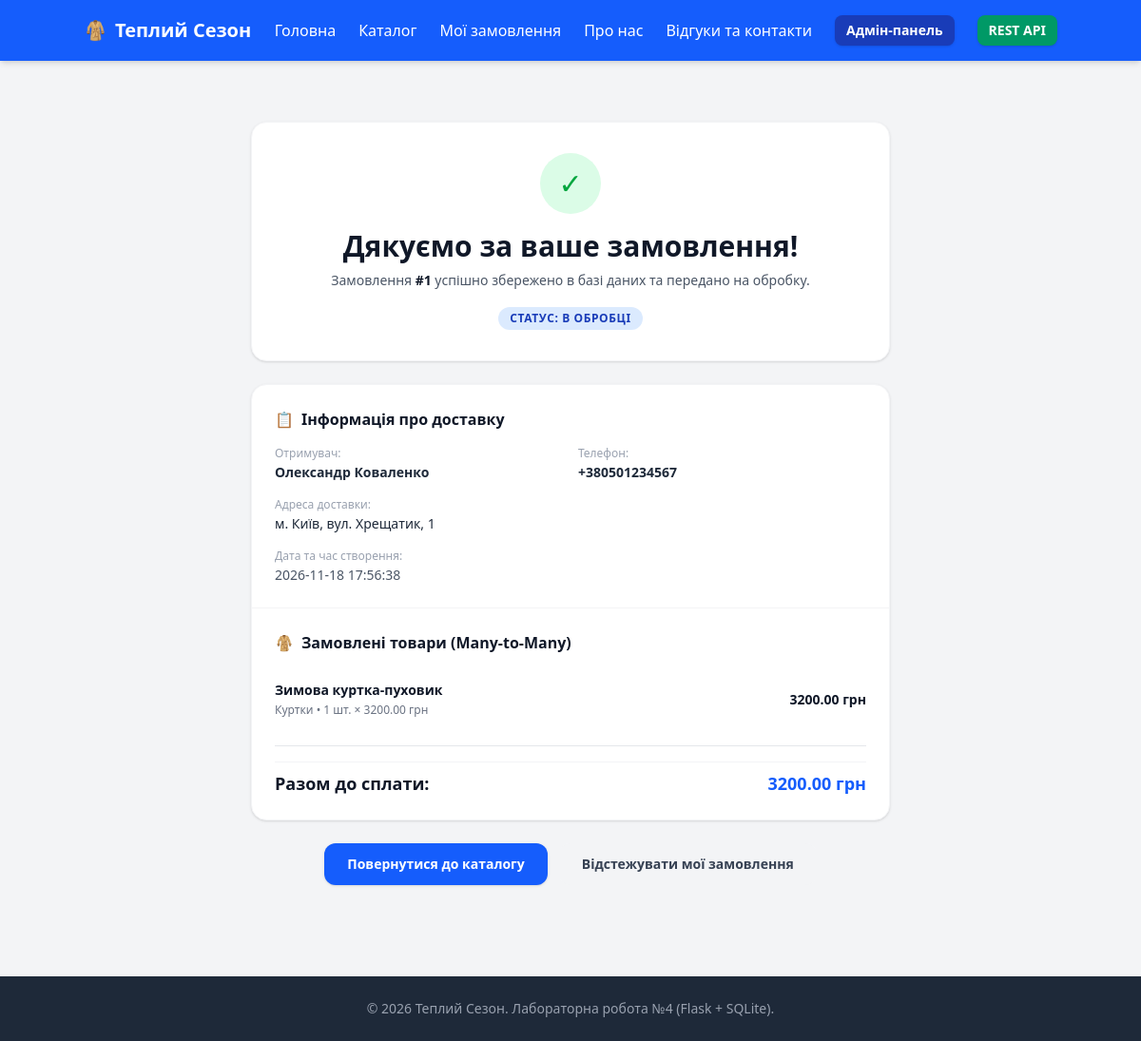
The page /order/success/1 on the database its author committed.
### tables this page shows
CREATE TABLE orders (
                id INTEGER PRIMARY KEY AUTOINCREMENT,
                customer_id INTEGER,
                customer_name TEXT NOT NULL,
                customer_phone TEXT NOT NULL,
                customer_address TEXT NOT NULL,
                status TEXT NOT NULL DEFAULT 'Нове',
                total_price REAL NOT NULL,
                coupon_code TEXT,
                discount_amount REAL DEFAULT 0,
                created_at TIMESTAMP DEFAULT CURRENT_TIMESTAMP,
                FOREIGN KEY (customer_id) REFERENCES customers(id) ON DELETE SET NULL
            );

CREATE TABLE order_items (
                id INTEGER PRIMARY KEY AUTOINCREMENT,
                order_id INTEGER NOT NULL,
                product_id INTEGER NOT NULL,
                quantity INTEGER NOT NULL DEFAULT 1,
                price REAL NOT NULL,
                FOREIGN KEY (order_id) REFERENCES orders(id) ON DELETE CASCADE,
                FOREIGN KEY (product_id) REFERENCES products(id) ON DELETE CASCADE
            );

CREATE TABLE products (
                id INTEGER PRIMARY KEY AUTOINCREMENT,
                name TEXT NOT NULL,
                category TEXT NOT NULL,
                price REAL NOT NULL,
                description TEXT,
                created_at TIMESTAMP DEFAULT CURRENT_TIMESTAMP
            );

### routes/shop.py (the view)
@shop_bp.route('/order/success/<int:order_id>')
def order_success(order_id):
    order, items = models.get_order_details(order_id)
    if not order:
        flash('Замовлення не знайдено.', 'error')
        return redirect(url_for('shop_bp.shop'))
    return render_template('order_success.html', order=order, items=items)

### models.py (called while the page is built)
def get_db():
    if 'db' not in g:
        g.db = sqlite3.connect(
            current_app.config['DATABASE'],
            detect_types=sqlite3.PARSE_DECLTYPES
        )
        g.db.row_factory = sqlite3.Row
        g.db.execute('PRAGMA foreign_keys = ON;')
    return g.db

def get_order_details(order_id):
    db = get_db()
    order = db.execute('SELECT * FROM orders WHERE id = ?;', (order_id,)).fetchone()
    if not order:
        return None, []
    items = db.execute('''
        SELECT oi.*, p.name AS product_name, p.category AS product_category
        FROM order_items oi
        JOIN products p ON oi.product_id = p.id
        WHERE oi.order_id = ?;
    ''', (order_id,)).fetchall()
    return order, items

### templates/order_success.html (shortened to what this page needs)
{% extends "base.html" %}
{% block content %}
<div class="max-w-2xl mx-auto py-8">
    <div class="bg-white rounded-2xl shadow-sm border border-gray-100 p-8 text-center mb-6">
        <div class="w-16 h-16 bg-green-100 text-green-600 rounded-full flex items-center justify-center text-3xl mx-auto mb-4">
            ✓
        </div>
        <h1 class="text-2xl md:text-3xl font-extrabold text-gray-900 mb-2">Дякуємо за ваше замовлення!</h1>
        <p class="text-gray-600 text-sm mb-4">
            Замовлення <span class="font-bold text-gray-900">#{{ order.id }}</span> успішно збережено в базі даних та передано на обробку.
        </p>
        <span class="inline-block bg-blue-100 text-blue-800 text-xs font-bold px-3 py-1 rounded-full uppercase tracking-wider">
            Статус: {{ order.status }}
        </span>
    </div>
    <div class="bg-white rounded-2xl shadow-sm border border-gray-100 overflow-hidden mb-6">
        <div class="p-6 border-b border-gray-100">
            <h2 class="text-base font-bold text-gray-900 mb-4 flex items-center gap-2">
                <span>📋</span> Інформація про доставку
            </h2>
            <div class="grid grid-cols-1 sm:grid-cols-2 gap-4 text-sm">
                <div>
                    <span class="text-xs text-gray-400 block mb-0.5">Отримувач:</span>
                    <span class="font-semibold text-gray-800">{{ order.customer_name }}</span>
                </div>
                <div>
                    <span class="text-xs text-gray-400 block mb-0.5">Телефон:</span>
                    <span class="font-semibold text-gray-800">{{ order.customer_phone }}</span>
                </div>
                <div class="sm:col-span-2">
                    <span class="text-xs text-gray-400 block mb-0.5">Адреса доставки:</span>
                    <span class="font-medium text-gray-800">{{ order.customer_address }}</span>
                </div>
                <div>
                    <span class="text-xs text-gray-400 block mb-0.5">Дата та час створення:</span>
                    <span class="text-gray-600">{{ order.created_at }}</span>
                </div>
            </div>
        </div>
        <div class="p-6">
            <h2 class="text-base font-bold text-gray-900 mb-4 flex items-center gap-2">
                <span>🧥</span> Замовлені товари (Many-to-Many)
            </h2>
            <div class="divide-y divide-gray-100">
                {% for item in items %}
                <div class="py-3 flex justify-between items-center text-sm">
                    <div>
                        <span class="font-bold text-gray-900 block">{{ item.product_name }}</span>
                        <span class="text-xs text-gray-500">{{ item.product_category }} &bull; {{ item.quantity }} шт. &times; {{ "%.2f"|format(item.price) }} грн</span>
                    </div>
                    <span class="font-semibold text-gray-900">
                        {{ "%.2f"|format(item.price * item.quantity) }} грн
                    </span>
                </div>
                {% endfor %}
            </div>
            <div class="border-t border-gray-200 mt-4 pt-4 space-y-2 text-sm">
                <div class="flex justify-between items-center text-lg font-extrabold text-gray-900 pt-2 border-t border-gray-100">
                    <span>Разом до сплати:</span>
                    <span class="text-blue-600">{{ "%.2f"|format(order.total_price) }} грн</span>
                </div>
            </div>
        </div>
    </div>
    <div class="flex flex-col sm:flex-row gap-3 justify-center">
        <a href="{{ url_for('shop_bp.shop') }}" class="bg-blue-600 hover:bg-blue-700 text-white font-semibold py-3 px-6 rounded-xl text-sm transition text-center shadow">
            Повернутися до каталогу
        </a>
        <a href="{{ url_for('shop_bp.my_orders', phone=order.customer_phone) }}" class="bg-gray-100 hover:bg-gray-200 text-gray-700 font-semibold py-3 px-6 rounded-xl text-sm transition text-center">
            Відстежувати мої замовлення
        </a>
    </div>
</div>
{% endblock %}

### rows shown on the page
orders: id "1", status "В ОБРОБЦІ", customer_name "Олександр Коваленко", customer_phone "+380501234567", customer_address "м. Київ, вул. Хрещатик, 1", created_at "2026-11-18 17:56:38", total_price "3200.00"
order_items: product_name "Зимова куртка-пуховик", product_category "Куртки", quantity "1", price "3200.00", item.price*item.quantity "3200.00"
